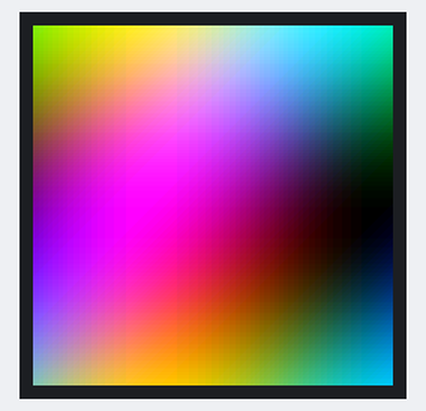
The sketch below on a simulated Arduino Uno, built with avr-gcc and run on an emulated ATmega328P. Shown: 240×240 colour display. What the sketch prints to the serial monitor is not drawn.

Above: at 28.7 s.

The sketch:

Display_Test_1.ino
```cpp
#include <ST7789_AVR.h>
#include <math.h>

#define TFT_CS  -1
#define TFT_RST  9
#define TFT_DC   10

#define SCREEN_WIDTH  240
#define SCREEN_HEIGHT 240

ST7789_AVR tft = ST7789_AVR(TFT_DC, TFT_RST, TFT_CS);

const float ANIMATION_SPEED = 0.02;
const float COLOR_SCALE     = 50.0;

float animationTime   = 0.0;

void setup()
{
  Serial.begin(115200);

  tft.init(SCREEN_WIDTH, SCREEN_HEIGHT);
  tft.fillScreen(BLACK);
}

void loop()
{
  unsigned long startTime = millis();

  for (int y = 0; y < SCREEN_HEIGHT; y++)
  {
    for (int x = 0; x < SCREEN_WIDTH; x++)
    {
      uint8_t red = (uint8_t)(128 + 127 * sin(x / COLOR_SCALE + animationTime));
      uint8_t green = (uint8_t)(128 + 127 * sin(y / COLOR_SCALE + animationTime + 2.094));
      uint8_t blue = (uint8_t)(128 + 127 * sin((x + y) / COLOR_SCALE + animationTime + 4.189));
      uint16_t color = tft.color565(red, green, blue);
      tft.drawPixel(x, y, color);
    }
  }

  animationTime += ANIMATION_SPEED;

  if (animationTime > 6.283)
  {
    animationTime -= 6.283;
  }

  unsigned long endTime = millis();
  Serial.print("Frame time: ");
  Serial.print(endTime - startTime);
  Serial.println(" ms");

  delay(10);
}
```
